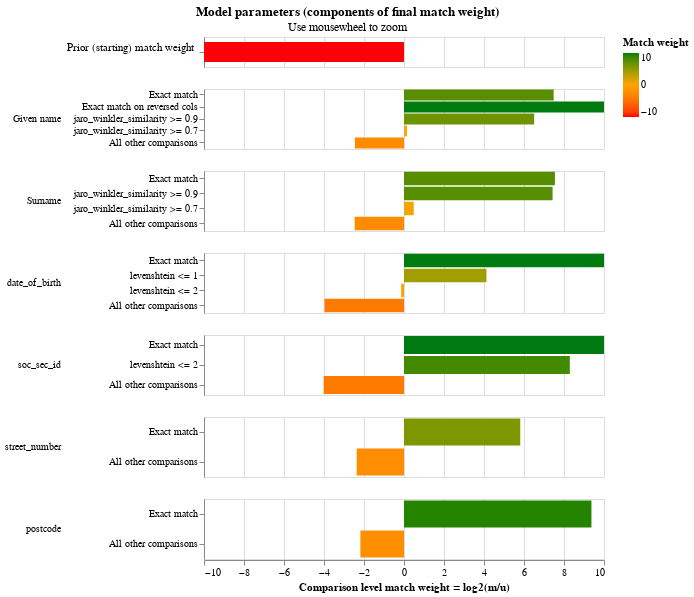

The notebook cell this image was saved under:
### Code cell
linker.match_weights_chart()

### Figure 1 — Vega-Lite specification as saved in the notebook (floating-point values rounded to 4 significant figures)
{"$schema": "https://vega.github.io/schema/vega-lite/v5.2.json", "config": {"header": {"title": null}, "mark": {"tooltip": null}, "title": {"anchor": "middle"}, "view": {"height": 60, "width": 400}}, "data": {"values": [{"bayes_factor": 0.0005268, "bayes_factor_description": "The probability that two random records drawn at random match is 0.001 or one in  1,899.3 records.This is equivalent to a starting match weight of -10.891.", "comparison_name": "probability_two_random_records_match", "comparison_sort_order": -1, "comparison_vector_value": 0, "has_tf_adjustments": false, "is_null_level": false, "label_for_charts": "", "log2_bayes_factor": -10.89, "m_probability": null, "m_probability_description": null, "max_comparison_vector_value": 0, "probability_two_random_records_match": 0.0005265, "sql_condition": null, "tf_adjustment_column": null, "tf_adjustment_weight": null, "u_probability": null, "u_probability_description": null}, {"bayes_factor": 178.8, "bayes_factor_description": "If comparison level is `exact match` then comparison is 178.79 times more likely to be a match", "comparison_name": "Given name", "comparison_sort_order": 0, "comparison_vector_value": 4, "has_tf_adjustments": true, "is_null_level": false, "label_for_charts": "Exact match", "log2_bayes_factor": 7.482, "m_probability": 0.5902, "m_probability_description": "Amongst matching record comparisons, 59.02% of records are in the exact match comparison level", "max_comparison_vector_value": 4, "probability_two_random_records_match": 0.0005265, "sql_condition": "\"given_name_l\" = \"given_name_r\"", "tf_adjustment_column": "given_name", "tf_adjustment_weight": 1, "u_probability": 0.003301, "u_probability_description": "Amongst non-matching record comparisons, 0.33% of records are in the exact match comparison level"}, {"bayes_factor": 1839.0, "bayes_factor_description": "If comparison level is `exact match on reversed cols` then comparison is 1,839.16 times more likely to be a match", "comparison_name": "Given name", "comparison_sort_order": 0, "comparison_vector_value": 3, "has_tf_adjustments": false, "is_null_level": false, "label_for_charts": "Exact match on reversed cols", "log2_bayes_factor": 10.84, "m_probability": 0.0424, "m_probability_description": "Amongst matching record comparisons, 4.24% of records are in the exact match on reversed cols comparison level", "max_comparison_vector_value": 4, "probability_two_random_records_match": 0.0005265, "sql_condition": "\"given_name_l\" = \"surname_r\" and \"given_name_r\" = \"surname_l\"", "tf_adjustment_column": null, "tf_adjustment_weight": 1, "u_probability": 2.305e-05, "u_probability_description": "Amongst non-matching record comparisons, 0.00% of records are in the exact match on reversed cols comparison level"}, {"bayes_factor": 91.08, "bayes_factor_description": "If comparison level is `jaro_winkler_similarity >= 0.9` then comparison is 91.08 times more likely to be a match", "comparison_name": "Given name", "comparison_sort_order": 0, "comparison_vector_value": 2, "has_tf_adjustments": false, "is_null_level": false, "label_for_charts": "jaro_winkler_similarity >= 0.9", "log2_bayes_factor": 6.509, "m_probability": 0.1633, "m_probability_description": "Amongst matching record comparisons, 16.33% of records are in the jaro_winkler_similarity >= 0.9 comparison level", "max_comparison_vector_value": 4, "probability_two_random_records_match": 0.0005265, "sql_condition": "jaro_winkler_similarity(\"given_name_l\", \"given_name_r\") >= 0.9", "tf_adjustment_column": null, "tf_adjustment_weight": 1, "u_probability": 0.001793, "u_probability_description": "Amongst non-matching record comparisons, 0.18% of records are in the jaro_winkler_similarity >= 0.9 comparison level"}, {"bayes_factor": 1.11, "bayes_factor_description": "If comparison level is `jaro_winkler_similarity >= 0.7` then comparison is 1.11 times more likely to be a match", "comparison_name": "Given name", "comparison_sort_order": 0, "comparison_vector_value": 1, "has_tf_adjustments": false, "is_null_level": false, "label_for_charts": "jaro_winkler_similarity >= 0.7", "log2_bayes_factor": 0.1511, "m_probability": 0.0273, "m_probability_description": "Amongst matching record comparisons, 2.73% of records are in the jaro_winkler_similarity >= 0.7 comparison level", "max_comparison_vector_value": 4, "probability_two_random_records_match": 0.0005265, "sql_condition": "jaro_winkler_similarity(\"given_name_l\", \"given_name_r\") >= 0.7", "tf_adjustment_column": null, "tf_adjustment_weight": 1, "u_probability": 0.02458, "u_probability_description": "Amongst non-matching record comparisons, 2.46% of records are in the jaro_winkler_similarity >= 0.7 comparison level"}, {"bayes_factor": 0.1822, "bayes_factor_description": "If comparison level is `all other comparisons` then comparison is  5.49 times less likely to be a match", "comparison_name": "Given name", "comparison_sort_order": 0, "comparison_vector_value": 0, "has_tf_adjustments": false, "is_null_level": false, "label_for_charts": "All other comparisons", "log2_bayes_factor": -2.456, "m_probability": 0.1768, "m_probability_description": "Amongst matching record comparisons, 17.68% of records are in the all other comparisons comparison level", "max_comparison_vector_value": 4, "probability_two_random_records_match": 0.0005265, "sql_condition": "ELSE", "tf_adjustment_column": null, "tf_adjustment_weight": 1, "u_probability": 0.9703, "u_probability_description": "Amongst non-matching record comparisons, 97.03% of records are in the all other comparisons comparison level"}, {"bayes_factor": 186.8, "bayes_factor_description": "If comparison level is `exact match` then comparison is 186.84 times more likely to be a match", "comparison_name": "Surname", "comparison_sort_order": 1, "comparison_vector_value": 3, "has_tf_adjustments": true, "is_null_level": false, "label_for_charts": "Exact match", "log2_bayes_factor": 7.546, "m_probability": 0.572, "m_probability_description": "Amongst matching record comparisons, 57.20% of records are in the exact match comparison level", "max_comparison_vector_value": 3, "probability_two_random_records_match": 0.0005265, "sql_condition": "\"surname_l\" = \"surname_r\"", "tf_adjustment_column": "surname", "tf_adjustment_weight": 1, "u_probability": 0.003062, "u_probability_description": "Amongst non-matching record comparisons, 0.31% of records are in the exact match comparison level"}, {"bayes_factor": 172.4, "bayes_factor_description": "If comparison level is `jaro_winkler_similarity >= 0.9` then comparison is 172.39 times more likely to be a match", "comparison_name": "Surname", "comparison_sort_order": 1, "comparison_vector_value": 2, "has_tf_adjustments": false, "is_null_level": false, "label_for_charts": "jaro_winkler_similarity >= 0.9", "log2_bayes_factor": 7.43, "m_probability": 0.2306, "m_probability_description": "Amongst matching record comparisons, 23.06% of records are in the jaro_winkler_similarity >= 0.9 comparison level", "max_comparison_vector_value": 3, "probability_two_random_records_match": 0.0005265, "sql_condition": "jaro_winkler_similarity(\"surname_l\", \"surname_r\") >= 0.9", "tf_adjustment_column": null, "tf_adjustment_weight": 1, "u_probability": 0.001338, "u_probability_description": "Amongst non-matching record comparisons, 0.13% of records are in the jaro_winkler_similarity >= 0.9 comparison level"}, {"bayes_factor": 1.4, "bayes_factor_description": "If comparison level is `jaro_winkler_similarity >= 0.7` then comparison is 1.40 times more likely to be a match", "comparison_name": "Surname", "comparison_sort_order": 1, "comparison_vector_value": 1, "has_tf_adjustments": false, "is_null_level": false, "label_for_charts": "jaro_winkler_similarity >= 0.7", "log2_bayes_factor": 0.4858, "m_probability": 0.01991, "m_probability_description": "Amongst matching record comparisons, 1.99% of records are in the jaro_winkler_similarity >= 0.7 comparison level", "max_comparison_vector_value": 3, "probability_two_random_records_match": 0.0005265, "sql_condition": "jaro_winkler_similarity(\"surname_l\", \"surname_r\") >= 0.7", "tf_adjustment_column": null, "tf_adjustment_weight": 1, "u_probability": 0.01422, "u_probability_description": "Amongst non-matching record comparisons, 1.42% of records are in the jaro_winkler_similarity >= 0.7 comparison level"}, {"bayes_factor": 0.1808, "bayes_factor_description": "If comparison level is `all other comparisons` then comparison is  5.53 times less likely to be a match", "comparison_name": "Surname", "comparison_sort_order": 1, "comparison_vector_value": 0, "has_tf_adjustments": false, "is_null_level": false, "label_for_charts": "All other comparisons", "log2_bayes_factor": -2.467, "m_probability": 0.1775, "m_probability_description": "Amongst matching record comparisons, 17.75% of records are in the all other comparisons comparison level", "max_comparison_vector_value": 3, "probability_two_random_records_match": 0.0005265, "sql_condition": "ELSE", "tf_adjustment_column": null, "tf_adjustment_weight": 1, "u_probability": 0.9814, "u_probability_description": "Amongst non-matching record comparisons, 98.14% of records are in the all other comparisons comparison level"}, {"bayes_factor": 1783.0, "bayes_factor_description": "If comparison level is `exact match` then comparison is 1,783.09 times more likely to be a match", "comparison_name": "date_of_birth", "comparison_sort_order": 2, "comparison_vector_value": 3, "has_tf_adjustments": true, "is_null_level": false, "label_for_charts": "Exact match", "log2_bayes_factor": 10.8, "m_probability": 0.9084, "m_probability_description": "Amongst matching record comparisons, 90.84% of records are in the exact match comparison level", "max_comparison_vector_value": 3, "probability_two_random_records_match": 0.0005265, "sql_condition": "\"date_of_birth_l\" = \"date_of_birth_r\"", "tf_adjustment_column": "date_of_birth", "tf_adjustment_weight": 1, "u_probability": 0.0005095, "u_probability_description": "Amongst non-matching record comparisons, 0.05% of records are in the exact match comparison level"}, {"bayes_factor": 17.42, "bayes_factor_description": "If comparison level is `levenshtein <= 1` then comparison is 17.42 times more likely to be a match", "comparison_name": "date_of_birth", "comparison_sort_order": 2, "comparison_vector_value": 2, "has_tf_adjustments": false, "is_null_level": false, "label_for_charts": "levenshtein <= 1", "log2_bayes_factor": 4.123, "m_probability": 0.01703, "m_probability_description": "Amongst matching record comparisons, 1.70% of records are in the levenshtein <= 1 comparison level", "max_comparison_vector_value": 3, "probability_two_random_records_match": 0.0005265, "sql_condition": "levenshtein(\"date_of_birth_l\", \"date_of_birth_r\") <= 1", "tf_adjustment_column": null, "tf_adjustment_weight": 1, "u_probability": 0.0009773, "u_probability_description": "Amongst non-matching record comparisons, 0.10% of records are in the levenshtein <= 1 comparison level"}, {"bayes_factor": 0.9047, "bayes_factor_description": "If comparison level is `levenshtein <= 2` then comparison is  1.11 times less likely to be a match", "comparison_name": "date_of_birth", "comparison_sort_order": 2, "comparison_vector_value": 1, "has_tf_adjustments": false, "is_null_level": false, "label_for_charts": "levenshtein <= 2", "log2_bayes_factor": -0.1445, "m_probability": 0.01178, "m_probability_description": "Amongst matching record comparisons, 1.18% of records are in the levenshtein <= 2 comparison level", "max_comparison_vector_value": 3, "probability_two_random_records_match": 0.0005265, "sql_condition": "levenshtein(\"date_of_birth_l\", \"date_of_birth_r\") <= 2", "tf_adjustment_column": null, "tf_adjustment_weight": 1, "u_probability": 0.01302, "u_probability_description": "Amongst non-matching record comparisons, 1.30% of records are in the levenshtein <= 2 comparison level"}, {"bayes_factor": 0.06367, "bayes_factor_description": "If comparison level is `all other comparisons` then comparison is  15.71 times less likely to be a match", "comparison_name": "date_of_birth", "comparison_sort_order": 2, "comparison_vector_value": 0, "has_tf_adjustments": false, "is_null_level": false, "label_for_charts": "All other comparisons", "log2_bayes_factor": -3.973, "m_probability": 0.06275, "m_probability_description": "Amongst matching record comparisons, 6.27% of records are in the all other comparisons comparison level", "max_comparison_vector_value": 3, "probability_two_random_records_match": 0.0005265, "sql_condition": "ELSE", "tf_adjustment_column": null, "tf_adjustment_weight": 1, "u_probability": 0.9855, "u_probability_description": "Amongst non-matching record comparisons, 98.55% of records are in the all other comparisons comparison level"}, {"bayes_factor": 1984.0, "bayes_factor_description": "If comparison level is `exact match` then comparison is 1,983.59 times more likely to be a match", "comparison_name": "soc_sec_id", "comparison_sort_order": 3, "comparison_vector_value": 2, "has_tf_adjustments": false, "is_null_level": false, "label_for_charts": "Exact match", "log2_bayes_factor": 10.95, "m_probability": 0.8587, "m_probability_description": "Amongst matching record comparisons, 85.87% of records are in the exact match comparison level", "max_comparison_vector_value": 2, "probability_two_random_records_match": 0.0005265, "sql_condition": "\"soc_sec_id_l\" = \"soc_sec_id_r\"", "tf_adjustment_column": null, "tf_adjustment_weight": 1, "u_probability": 0.0004329, "u_probability_description": "Amongst non-matching record comparisons, 0.04% of records are in the exact match comparison level"}, {"bayes_factor": 313.2, "bayes_factor_description": "If comparison level is `levenshtein <= 2` then comparison is 313.22 times more likely to be a match", "comparison_name": "soc_sec_id", "comparison_sort_order": 3, "comparison_vector_value": 1, "has_tf_adjustments": false, "is_null_level": false, "label_for_charts": "levenshtein <= 2", "log2_bayes_factor": 8.291, "m_probability": 0.07956, "m_probability_description": "Amongst matching record comparisons, 7.96% of records are in the levenshtein <= 2 comparison level", "max_comparison_vector_value": 2, "probability_two_random_records_match": 0.0005265, "sql_condition": "levenshtein(\"soc_sec_id_l\", \"soc_sec_id_r\") <= 2", "tf_adjustment_column": null, "tf_adjustment_weight": 1, "u_probability": 0.000254, "u_probability_description": "Amongst non-matching record comparisons, 0.03% of records are in the levenshtein <= 2 comparison level"}, {"bayes_factor": 0.06176, "bayes_factor_description": "If comparison level is `all other comparisons` then comparison is  16.19 times less likely to be a match", "comparison_name": "soc_sec_id", "comparison_sort_order": 3, "comparison_vector_value": 0, "has_tf_adjustments": false, "is_null_level": false, "label_for_charts": "All other comparisons", "log2_bayes_factor": -4.017, "m_probability": 0.06172, "m_probability_description": "Amongst matching record comparisons, 6.17% of records are in the all other comparisons comparison level", "max_comparison_vector_value": 2, "probability_two_random_records_match": 0.0005265, "sql_condition": "ELSE", "tf_adjustment_column": null, "tf_adjustment_weight": 1, "u_probability": 0.9993, "u_probability_description": "Amongst non-matching record comparisons, 99.93% of records are in the all other comparisons comparison level"}, {"bayes_factor": 56.19, "bayes_factor_description": "If comparison level is `exact match` then comparison is 56.19 times more likely to be a match", "comparison_name": "street_number", "comparison_sort_order": 4, "comparison_vector_value": 1, "has_tf_adjustments": true, "is_null_level": false, "label_for_charts": "Exact match", "log2_bayes_factor": 5.812, "m_probability": 0.8088, "m_probability_description": "Amongst matching record comparisons, 80.88% of records are in the exact match comparison level", "max_comparison_vector_value": 1, "probability_two_random_records_match": 0.0005265, "sql_condition": "\"street_number_l\" = \"street_number_r\"", "tf_adjustment_column": "street_number", "tf_adjustment_weight": 1, "u_probability": 0.01439, "u_probability_description": "Amongst non-matching record comparisons, 1.44% of records are in the exact match comparison level"}, {"bayes_factor": 0.1939, "bayes_factor_description": "If comparison level is `all other comparisons` then comparison is  5.16 times less likely to be a match", "comparison_name": "street_number", "comparison_sort_order": 4, "comparison_vector_value": 0, "has_tf_adjustments": false, "is_null_level": false, "label_for_charts": "All other comparisons", "log2_bayes_factor": -2.366, "m_probability": 0.1912, "m_probability_description": "Amongst matching record comparisons, 19.12% of records are in the all other comparisons comparison level", "max_comparison_vector_value": 1, "probability_two_random_records_match": 0.0005265, "sql_condition": "ELSE", "tf_adjustment_column": null, "tf_adjustment_weight": 1, "u_probability": 0.9856, "u_probability_description": "Amongst non-matching record comparisons, 98.56% of records are in the all other comparisons comparison level"}, {"bayes_factor": 662.4, "bayes_factor_description": "If comparison level is `exact match` then comparison is 662.36 times more likely to be a match", "comparison_name": "postcode", "comparison_sort_order": 5, "comparison_vector_value": 1, "has_tf_adjustments": true, "is_null_level": false, "label_for_charts": "Exact match", "log2_bayes_factor": 9.371, "m_probability": 0.7797, "m_probability_description": "Amongst matching record comparisons, 77.97% of records are in the exact match comparison level", "max_comparison_vector_value": 1, "probability_two_random_records_match": 0.0005265, "sql_condition": "\"postcode_l\" = \"postcode_r\"", "tf_adjustment_column": "postcode", "tf_adjustment_weight": 1, "u_probability": 0.001177, "u_probability_description": "Amongst non-matching record comparisons, 0.12% of records are in the exact match comparison level"}, {"bayes_factor": 0.2205, "bayes_factor_description": "If comparison level is `all other comparisons` then comparison is  4.53 times less likely to be a match", "comparison_name": "postcode", "comparison_sort_order": 5, "comparison_vector_value": 0, "has_tf_adjustments": false, "is_null_level": false, "label_for_charts": "All other comparisons", "log2_bayes_factor": -2.181, "m_probability": 0.2203, "m_probability_description": "Amongst matching record comparisons, 22.03% of records are in the all other comparisons comparison level", "max_comparison_vector_value": 1, "probability_two_random_records_match": 0.0005265, "sql_condition": "ELSE", "tf_adjustment_column": null, "tf_adjustment_weight": 1, "u_probability": 0.9988, "u_probability_description": "Amongst non-matching record comparisons, 99.88% of records are in the all other comparisons comparison level"}]}, "resolve": {"axis": {"y": "independent"}, "scale": {"y": "independent"}}, "selection": {"zoom_selector": {"bind": "scales", "encodings": ["x"], "type": "interval"}}, "title": {"subtitle": "Use mousewheel to zoom", "text": "Model parameters (components of final match weight)"}, "vconcat": [{"encoding": {"color": {"field": "log2_bayes_factor", "scale": {"domain": [-10, 0, 10], "range": ["red", "orange", "green"]}, "title": "Match weight", "type": "quantitative"}, "tooltip": [{"field": "comparison_name", "title": "Comparison name", "type": "nominal"}, {"field": "probability_two_random_records_match", "format": ".4f", "title": "Probability two random records match", "type": "nominal"}, {"field": "log2_bayes_factor", "format": ",.4f", "title": "Equivalent match weight", "type": "quantitative"}, {"field": "bayes_factor_description", "title": "Match weight description", "type": "nominal"}], "x": {"axis": {"domain": false, "labels": false, "ticks": false, "title": ""}, "field": "log2_bayes_factor", "scale": {"domain": [-10, 10]}, "type": "quantitative"}, "y": {"axis": {"title": "Prior (starting) match weight", "titleAlign": "right", "titleAngle": 0, "titleFontWeight": "normal"}, "field": "label_for_charts", "sort": {"field": "comparison_vector_value", "order": "descending"}, "type": "nominal"}}, "height": 30, "mark": {"clip": true, "height": 20, "type": "bar"}, "selection": {"zoom_selector": {"bind": "scales", "encodings": ["x"], "type": "interval"}}, "transform": [{"filter": "(datum.comparison_name == 'probability_two_random_records_match')"}]}, {"encoding": {"color": {"field": "log2_bayes_factor", "scale": {"domain": [-10, 0, 10], "range": ["red", "orange", "green"]}, "title": "Match weight", "type": "quantitative"}, "row": {"field": "comparison_name", "header": {"labelAlign": "left", "labelAnchor": "middle", "labelAngle": 0}, "sort": {"field": "comparison_sort_order"}, "type": "nominal"}, "tooltip": [{"field": "comparison_name", "title": "Comparison name", "type": "nominal"}, {"field": "label_for_charts", "title": "Label", "type": "ordinal"}, {"field": "sql_condition", "title": "SQL condition", "type": "nominal"}, {"field": "m_probability", "format": ".4f", "title": "M probability", "type": "quantitative"}, {"field": "u_probability", "format": ".4f", "title": "U probability", "type": "quantitative"}, {"field": "bayes_factor", "format": ",.4f", "title": "Bayes factor = m/u", "type": "quantitative"}, {"field": "log2_bayes_factor", "format": ",.4f", "title": "Match weight = log2(m/u)", "type": "quantitative"}, {"field": "bayes_factor_description", "title": "Match weight description", "type": "nominal"}], "x": {"axis": {"title": "Comparison level match weight = log2(m/u)"}, "field": "log2_bayes_factor", "scale": {"domain": [-10, 10]}, "type": "quantitative"}, "y": {"axis": {"title": null}, "field": "label_for_charts", "sort": {"field": "comparison_vector_value", "order": "descending"}, "type": "nominal"}}, "mark": {"clip": true, "type": "bar"}, "resolve": {"axis": {"y": "independent"}, "scale": {"y": "independent"}}, "selection": {"zoom_selector": {"bind": "scales", "encodings": ["x"], "type": "interval"}}, "transform": [{"filter": "(datum.comparison_name != 'probability_two_random_records_match')"}]}]}
